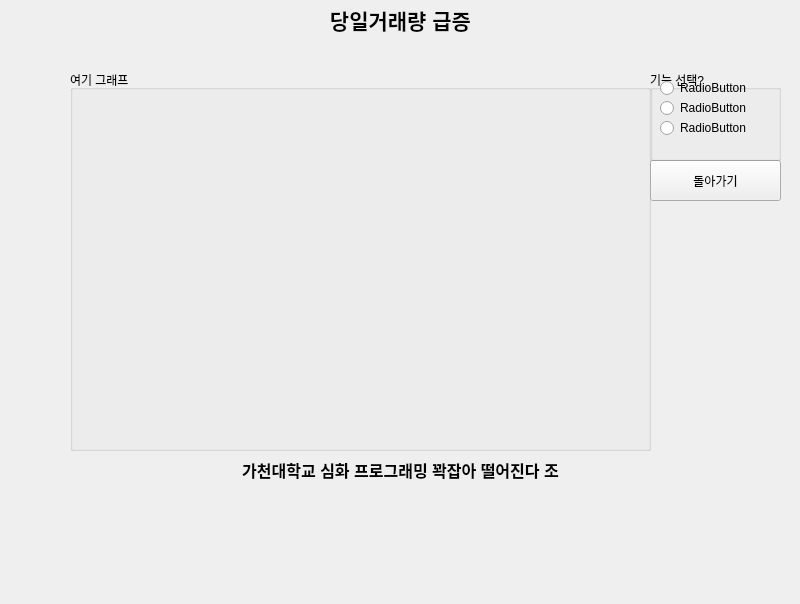
<?xml version="1.0" encoding="UTF-8"?>
<ui version="4.0">
 <class>Form</class>
 <widget class="QWidget" name="Form">
  <property name="geometry">
   <rect>
    <x>0</x>
    <y>0</y>
    <width>800</width>
    <height>604</height>
   </rect>
  </property>
  <property name="windowTitle">
   <string>Form</string>
  </property>
  <widget class="QLabel" name="label">
   <property name="geometry">
    <rect>
     <x>0</x>
     <y>0</y>
     <width>801</width>
     <height>41</height>
    </rect>
   </property>
   <property name="text">
    <string>&lt;html&gt;&lt;head/&gt;&lt;body&gt;&lt;p align=&quot;center&quot;&gt;&lt;span style=&quot; font-size:16pt; font-weight:600;&quot;&gt;당일거래량 급증&lt;/span&gt;&lt;/p&gt;&lt;/body&gt;&lt;/html&gt;</string>
   </property>
   <property name="alignment">
    <set>Qt::AlignCenter</set>
   </property>
   <property name="wordWrap">
    <bool>false</bool>
   </property>
  </widget>
  <widget class="QGroupBox" name="groupBox_2">
   <property name="geometry">
    <rect>
     <x>70</x>
     <y>70</y>
     <width>581</width>
     <height>381</height>
    </rect>
   </property>
   <property name="title">
    <string>여기 그래프</string>
   </property>
  </widget>
  <widget class="QPushButton" name="Back_To_Main_In_Volume_Day">
   <property name="geometry">
    <rect>
     <x>650</x>
     <y>160</y>
     <width>131</width>
     <height>41</height>
    </rect>
   </property>
   <property name="text">
    <string>돌아가기</string>
   </property>
  </widget>
  <widget class="QLabel" name="label_2">
   <property name="geometry">
    <rect>
     <x>0</x>
     <y>450</y>
     <width>801</width>
     <height>41</height>
    </rect>
   </property>
   <property name="text">
    <string>&lt;html&gt;&lt;head/&gt;&lt;body&gt;&lt;p align=&quot;center&quot;&gt;&lt;span style=&quot; font-size:12pt; font-weight:600;&quot;&gt;가천대학교 심화 프로그래밍 꽉잡아 떨어진다 조&lt;/span&gt;&lt;/p&gt;&lt;/body&gt;&lt;/html&gt;</string>
   </property>
   <property name="alignment">
    <set>Qt::AlignCenter</set>
   </property>
   <property name="wordWrap">
    <bool>false</bool>
   </property>
  </widget>
  <widget class="QGroupBox" name="groupBox">
   <property name="geometry">
    <rect>
     <x>650</x>
     <y>70</y>
     <width>131</width>
     <height>91</height>
    </rect>
   </property>
   <property name="title">
    <string>기능 선택?</string>
   </property>
   <widget class="QRadioButton" name="radioButton">
    <property name="geometry">
     <rect>
      <x>10</x>
      <y>10</y>
      <width>90</width>
      <height>16</height>
     </rect>
    </property>
    <property name="text">
     <string>RadioButton</string>
    </property>
   </widget>
   <widget class="QRadioButton" name="radioButton_2">
    <property name="geometry">
     <rect>
      <x>10</x>
      <y>30</y>
      <width>90</width>
      <height>16</height>
     </rect>
    </property>
    <property name="text">
     <string>RadioButton</string>
    </property>
   </widget>
   <widget class="QRadioButton" name="radioButton_3">
    <property name="geometry">
     <rect>
      <x>10</x>
      <y>50</y>
      <width>90</width>
      <height>16</height>
     </rect>
    </property>
    <property name="text">
     <string>RadioButton</string>
    </property>
   </widget>
  </widget>
 </widget>
 <resources/>
 <connections/>
</ui>
